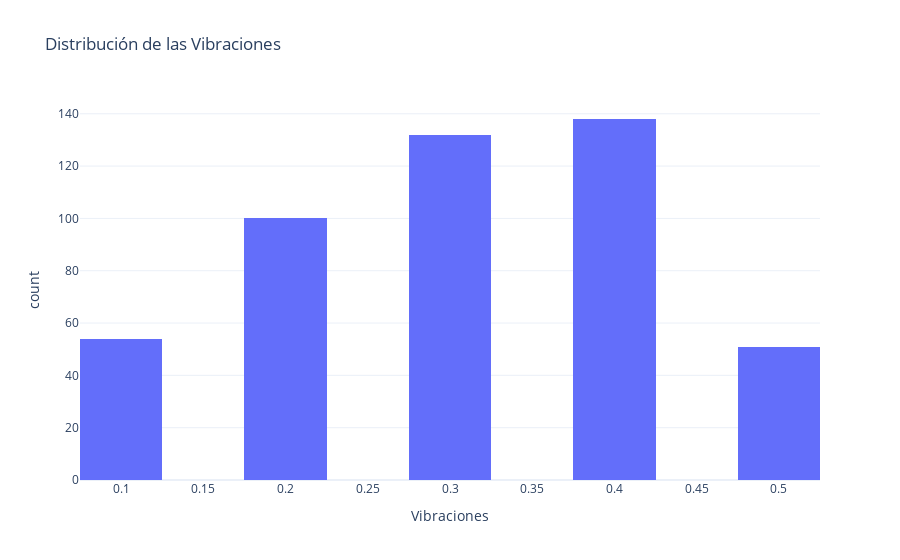

The notebook cell this image was saved under:
### Markdown cell above
La distribución del amperaje muestra una **tendencia bimodal**, con dos grupos principales de valores alrededor de **16-20** y **22.5-26**, lo que sugiere que los datos podrían pertenecer a dos subgrupos o condiciones operativas distintas. El rango predominante se encuentra entre **15 y 20**, lo que corresponde a los niveles "Normal" y "Alto".

El **sesgo** parece ser **ligeramente positivo**, con una cola más larga hacia la derecha, indicando que algunos valores elevados de amperaje son menos frecuentes pero aún están presentes. La **curtosis** es **mesocúrtica**, ya que la distribución no es ni demasiado plana ni demasiado apuntada, reflejando una dispersión moderada.

En general, el amperaje parece concentrarse en rangos normales y altos, con menos ocurrencias en los extremos más altos, lo que podría representar condiciones operativas exigentes o anómalas en los sistemas eléctricos. Estos patrones son cruciales para definir las reglas del sistema difuso, especialmente para identificar transiciones entre los niveles de riesgo en la operación del equipo.

### Code cell
fig_vibraciones = px.histogram(df, x="vibraciones", nbins=20, title="Distribución de las Vibraciones",
                               labels={"vibraciones": "Vibraciones"}, template="plotly_white")
fig_vibraciones.show()

### Figure 1 — Plotly figure (JSON) as saved in the notebook; plotly's stock layout.template omitted (floating-point values rounded to 4 significant figures; data arrays with more than 128 entries replaced by an {"elided": "..."} marker saying what was removed)
{"data": [{"alignmentgroup": "True", "bingroup": "x", "hovertemplate": "Vibraciones=%{x}<br>count=%{y}<extra></extra>", "legendgroup": "", "marker": {"color": "#636efa", "pattern": {"shape": ""}}, "name": "", "nbinsx": 20, "offsetgroup": "", "orientation": "v", "showlegend": false, "type": "histogram", "x": {"elided": "475 float values"}, "xaxis": "x", "yaxis": "y"}], "layout": {"barmode": "relative", "legend": {"tracegroupgap": 0}, "title": {"text": "Distribución de las Vibraciones"}, "xaxis": {"anchor": "y", "domain": [0, 1], "title": {"text": "Vibraciones"}}, "yaxis": {"anchor": "x", "domain": [0, 1], "title": {"text": "count"}}}}
